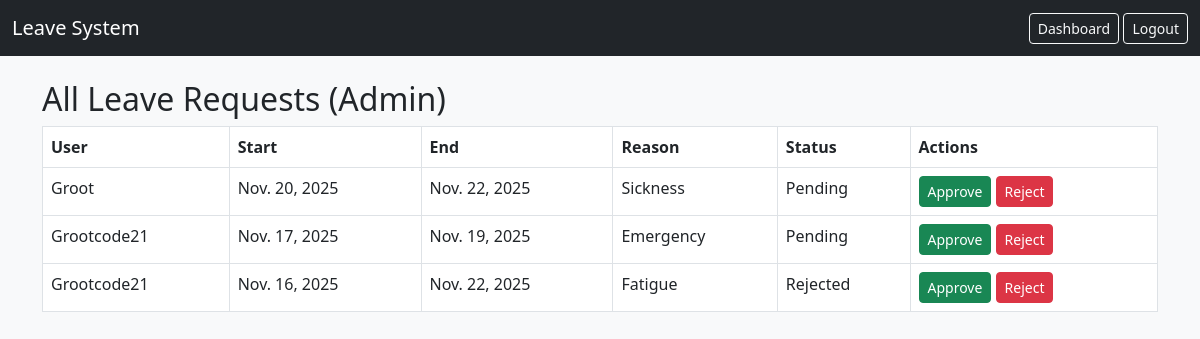
/all/ (signed in), run on the app's committed database.
### leave/models.py (models this page shows, shortened)
class LeaveRequest(models.Model):
    STATUS_CHOICES = [
        ('Pending', 'Pending'),
        ('Approved', 'Approved'),
        ('Rejected', 'Rejected'),
    ]
    user = models.ForeignKey(User, on_delete=models.CASCADE)
    start_date = models.DateField()
    end_date = models.DateField()
    reason = models.TextField()
    status = models.CharField(max_length=10, choices=STATUS_CHOICES, default='Pending')
    created_at = models.DateTimeField(auto_now_add=True)

### leave/views.py (the view)
# urls.py: path('all/', views.leave_list, name='leave_list'),
@user_passes_test(lambda u: u.is_staff)
def leave_list(request):
    leaves = LeaveRequest.objects.all().order_by('-created_at')
    return render(request, 'leave/leave_list.html', {'leaves': leaves})

### leave/templates/leave/leave_list.html
{% extends 'leave/base.html' %}
{% block content %}
<h2>All Leave Requests (Admin)</h2>
<table class="table table-bordered">
    <tr>
        <th>User</th><th>Start</th><th>End</th><th>Reason</th><th>Status</th><th>Actions</th>
    </tr>
    {% for leave in leaves %}
    <tr>
        <td>{{ leave.user.username }}</td>
        <td>{{ leave.start_date }}</td>
        <td>{{ leave.end_date }}</td>
        <td>{{ leave.reason }}</td>
        <td>{{ leave.status }}</td>
        <td>
            <a href="{% url 'approve_leave' leave.id %}" class="btn btn-sm btn-success">Approve</a>
            <a href="{% url 'reject_leave' leave.id %}" class="btn btn-sm btn-danger">Reject</a>
        </td>
    </tr>
    {% endfor %}
</table>
{% endblock %}

### leave/templates/leave/base.html (shortened to what this page needs)
<!DOCTYPE html>
<html>
<head>
    <link rel="stylesheet" href="https://cdn.jsdelivr.net/npm/bootstrap@5.3.0/dist/css/bootstrap.min.css">
</head>
<body class="bg-light">
<nav class="navbar navbar-expand-lg navbar-dark bg-dark">
    <div class="container-fluid">
        <a class="navbar-brand" href="/">Leave System</a>
        <div>
            {% if user.is_authenticated %}
                <a href="{% url 'dashboard' %}" class="btn btn-outline-light btn-sm">Dashboard</a>
                <a href="{% url 'logout' %}" class="btn btn-outline-light btn-sm">Logout</a>
            {% else %}
                <a href="{% url 'login' %}" class="btn btn-outline-light btn-sm">Login</a>
                <a href="{% url 'register' %}" class="btn btn-outline-light btn-sm">Register</a>
            {% endif %}
        </div>
    </div>
</nav>
<div class="container mt-4">
    {% block content %}{% endblock %}
</div>
</body>
</html>

### data on the page
LeaveRequest: user.username "Groot", start_date "Nov. 20, 2025", end_date "Nov. 22, 2025", reason "Sickness", status "Pending"
LeaveRequest: user.username "Grootcode21", start_date "Nov. 17, 2025", end_date "Nov. 19, 2025", reason "Emergency", status "Pending"
LeaveRequest: user.username "Grootcode21", start_date "Nov. 16, 2025", end_date "Nov. 22, 2025", reason "Fatigue", status "Rejected"
